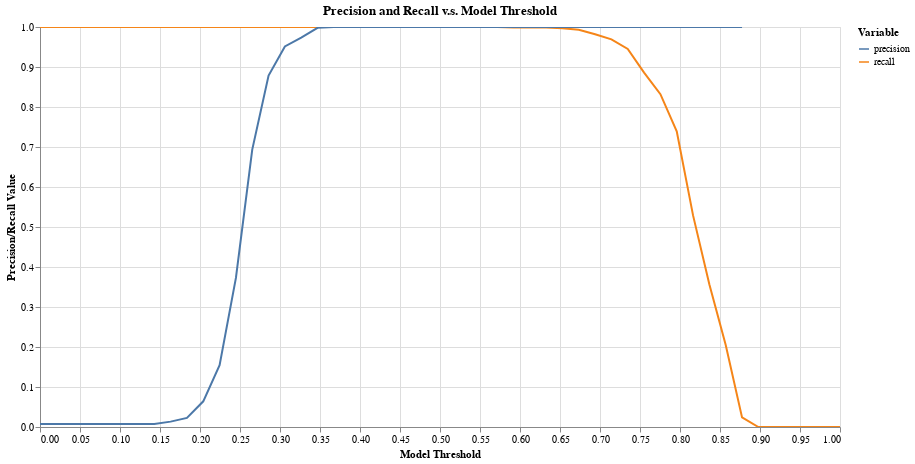

Notebook source saved alongside this figure:
### Code cell
tutorial.plot_precision_recall_vs_threshold(df_eval)

### Figure 1 — Vega-Lite specification as saved in the notebook (floating-point values rounded to 4 significant figures)
{"config": {"view": {"continuousWidth": 400, "continuousHeight": 300}}, "data": {"name": "data-668b93841ca1dfcaecc8d1927a2d9afd"}, "mark": "line", "encoding": {"color": {"type": "nominal", "field": "variable", "legend": {"title": "Variable"}}, "tooltip": [{"type": "nominal", "field": "variable"}, {"type": "quantitative", "field": "threshold"}, {"type": "quantitative", "field": "value"}], "x": {"type": "quantitative", "axis": {"title": "Model Threshold"}, "field": "threshold"}, "y": {"type": "quantitative", "axis": {"title": "Precision/Recall Value"}, "field": "value", "scale": {"domain": [0, 1]}}}, "height": 400, "selection": {"selector003": {"type": "interval", "bind": "scales", "encodings": ["x", "y"]}}, "title": "Precision and Recall v.s. Model Threshold", "width": 800, "$schema": "https://vega.github.io/schema/vega-lite/v4.8.1.json", "datasets": {"data-668b93841ca1dfcaecc8d1927a2d9afd": [{"threshold": 0.0, "variable": "recall", "value": 1.0}, {"threshold": 0.02041, "variable": "recall", "value": 1.0}, {"threshold": 0.04082, "variable": "recall", "value": 1.0}, {"threshold": 0.06122, "variable": "recall", "value": 1.0}, {"threshold": 0.08163, "variable": "recall", "value": 1.0}, {"threshold": 0.102, "variable": "recall", "value": 1.0}, {"threshold": 0.1224, "variable": "recall", "value": 1.0}, {"threshold": 0.1429, "variable": "recall", "value": 1.0}, {"threshold": 0.1633, "variable": "recall", "value": 1.0}, {"threshold": 0.1837, "variable": "recall", "value": 1.0}, {"threshold": 0.2041, "variable": "recall", "value": 1.0}, {"threshold": 0.2245, "variable": "recall", "value": 1.0}, {"threshold": 0.2449, "variable": "recall", "value": 1.0}, {"threshold": 0.2653, "variable": "recall", "value": 1.0}, {"threshold": 0.2857, "variable": "recall", "value": 1.0}, {"threshold": 0.3061, "variable": "recall", "value": 1.0}, {"threshold": 0.3265, "variable": "recall", "value": 1.0}, {"threshold": 0.3469, "variable": "recall", "value": 1.0}, {"threshold": 0.3673, "variable": "recall", "value": 1.0}, {"threshold": 0.3878, "variable": "recall", "value": 1.0}, {"threshold": 0.4082, "variable": "recall", "value": 1.0}, {"threshold": 0.4286, "variable": "recall", "value": 1.0}, {"threshold": 0.449, "variable": "recall", "value": 1.0}, {"threshold": 0.4694, "variable": "recall", "value": 1.0}, {"threshold": 0.4898, "variable": "recall", "value": 1.0}, {"threshold": 0.5102, "variable": "recall", "value": 1.0}, {"threshold": 0.5306, "variable": "recall", "value": 1.0}, {"threshold": 0.551, "variable": "recall", "value": 1.0}, {"threshold": 0.5714, "variable": "recall", "value": 1.0}, {"threshold": 0.5918, "variable": "recall", "value": 0.999}, {"threshold": 0.6122, "variable": "recall", "value": 0.999}, {"threshold": 0.6327, "variable": "recall", "value": 0.999}, {"threshold": 0.6531, "variable": "recall", "value": 0.997}, {"threshold": 0.6735, "variable": "recall", "value": 0.993}, {"threshold": 0.6939, "variable": "recall", "value": 0.982}, {"threshold": 0.7143, "variable": "recall", "value": 0.969}, {"threshold": 0.7347, "variable": "recall", "value": 0.945}, {"threshold": 0.7551, "variable": "recall", "value": 0.886}, {"threshold": 0.7755, "variable": "recall", "value": 0.832}, {"threshold": 0.7959, "variable": "recall", "value": 0.739}, {"threshold": 0.8163, "variable": "recall", "value": 0.529}, {"threshold": 0.8367, "variable": "recall", "value": 0.356}, {"threshold": 0.8571, "variable": "recall", "value": 0.205}, {"threshold": 0.8776, "variable": "recall", "value": 0.024}, {"threshold": 0.898, "variable": "recall", "value": 0.0}, {"threshold": 0.9184, "variable": "recall", "value": 0.0}, {"threshold": 0.9388, "variable": "recall", "value": 0.0}, {"threshold": 0.9592, "variable": "recall", "value": 0.0}, {"threshold": 0.9796, "variable": "recall", "value": 0.0}, {"threshold": 1.0, "variable": "recall", "value": 0.0}, {"threshold": 0.0, "variable": "precision", "value": 0.00765}, {"threshold": 0.02041, "variable": "precision", "value": 0.00765}, {"threshold": 0.04082, "variable": "precision", "value": 0.00765}, {"threshold": 0.06122, "variable": "precision", "value": 0.00765}, {"threshold": 0.08163, "variable": "precision", "value": 0.00765}, {"threshold": 0.102, "variable": "precision", "value": 0.00765}, {"threshold": 0.1224, "variable": "precision", "value": 0.00765}, {"threshold": 0.1429, "variable": "precision", "value": 0.00765}, {"threshold": 0.1633, "variable": "precision", "value": 0.01343}, {"threshold": 0.1837, "variable": "precision", "value": 0.02266}, {"threshold": 0.2041, "variable": "precision", "value": 0.06422}, {"threshold": 0.2245, "variable": "precision", "value": 0.1548}, {"threshold": 0.2449, "variable": "precision", "value": 0.3726}, {"threshold": 0.2653, "variable": "precision", "value": 0.6935}, {"threshold": 0.2857, "variable": "precision", "value": 0.8787}, {"threshold": 0.3061, "variable": "precision", "value": 0.9515}, {"threshold": 0.3265, "variable": "precision", "value": 0.9737}, {"threshold": 0.3469, "variable": "precision", "value": 0.998}, {"threshold": 0.3673, "variable": "precision", "value": 1.0}, {"threshold": 0.3878, "variable": "precision", "value": 1.0}, {"threshold": 0.4082, "variable": "precision", "value": 1.0}, {"threshold": 0.4286, "variable": "precision", "value": 1.0}, {"threshold": 0.449, "variable": "precision", "value": 1.0}, {"threshold": 0.4694, "variable": "precision", "value": 1.0}, {"threshold": 0.4898, "variable": "precision", "value": 1.0}, {"threshold": 0.5102, "variable": "precision", "value": 1.0}, {"threshold": 0.5306, "variable": "precision", "value": 1.0}, {"threshold": 0.551, "variable": "precision", "value": 1.0}, {"threshold": 0.5714, "variable": "precision", "value": 1.0}, {"threshold": 0.5918, "variable": "precision", "value": 1.0}, {"threshold": 0.6122, "variable": "precision", "value": 1.0}, {"threshold": 0.6327, "variable": "precision", "value": 1.0}, {"threshold": 0.6531, "variable": "precision", "value": 1.0}, {"threshold": 0.6735, "variable": "precision", "value": 1.0}, {"threshold": 0.6939, "variable": "precision", "value": 1.0}, {"threshold": 0.7143, "variable": "precision", "value": 1.0}, {"threshold": 0.7347, "variable": "precision", "value": 1.0}, {"threshold": 0.7551, "variable": "precision", "value": 1.0}, {"threshold": 0.7755, "variable": "precision", "value": 1.0}, {"threshold": 0.7959, "variable": "precision", "value": 1.0}, {"threshold": 0.8163, "variable": "precision", "value": 1.0}, {"threshold": 0.8367, "variable": "precision", "value": 1.0}, {"threshold": 0.8571, "variable": "precision", "value": 1.0}, {"threshold": 0.8776, "variable": "precision", "value": 1.0}, {"threshold": 0.898, "variable": "precision", "value": null}, {"threshold": 0.9184, "variable": "precision", "value": null}, {"threshold": 0.9388, "variable": "precision", "value": null}, {"threshold": 0.9592, "variable": "precision", "value": null}, {"threshold": 0.9796, "variable": "precision", "value": null}, {"threshold": 1.0, "variable": "precision", "value": null}]}}
